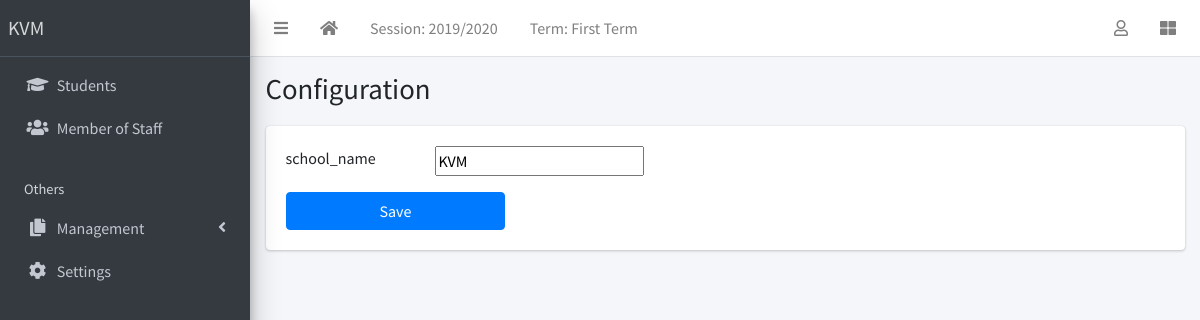
Screenshot of /site-config/ (signed in) with the database file from the repository.
### main/models.py (models this page shows, shortened)
class AcademicSession(models.Model):
  name = models.CharField(max_length=200, unique=True)
  current = models.BooleanField(default=False, null=True)
  class Meta:
    ordering = ['-name']

class AcademicTerm(models.Model):
  name = models.CharField(max_length=20, unique=True)
  current = models.BooleanField(default=False, null=True)
  class Meta:
    ordering = ['name']

class SiteConfig(models.Model):
  key = models.SlugField()
  value = models.CharField(max_length=200)

### main/views.py (the view)
# urls.py: path('site-config/', siteconfig_view, name='configs'),
@login_required
def siteconfig_view(request):
  if request.method == 'POST':
    form = SiteConfigForm(request.POST)
    if form.is_valid():
      form.save()
      messages.success(request, 'Configurations successfully updated')
      return HttpResponseRedirect('site-config')
  else:
    form = SiteConfigForm(queryset=SiteConfig.objects.all())
  context = {"formset": form, "title": "Configuration"}
  return render(request, 'corecode/siteconfig.html', context)

### main/context_processors.py (called while the page is built)
def site_defaults(request):
  current_session = AcademicSession.objects.get(current=True)
  current_term = AcademicTerm.objects.get(current=True)
  vals = SiteConfig.objects.all()
  contexts = {
      "current_session": current_session.name,
      "current_term": current_term.name
  }
  for val in vals:
    contexts[val.key] = val.value
  return contexts

### templates/corecode/siteconfig.html (shortened to what this page needs)
{% extends 'partial/base.html' %}
{% block title %}
  {{title}}
{% endblock title %}
{% block content %}
  <form method="POST">
    <div class="mb-3">
      {% for form in formset %}
      <div class="form-group row">
        <div class="col-2">{{ form.key.value}}</div>
        <div class="col-6">{{ form.value}}</div>
      </div>
      {% endfor %}
    </div>
    <input type="submit" value="Save" class="w-25 btn btn-primary">
  </form>
{% endblock content %}

### templates/partial/base.html (shortened to what this page needs)
{% load static %}
<!DOCTYPE html>
<html lang="en">
<head>
  <link rel="stylesheet" href="{% static 'plugins/fontawesome-free/css/all.min.css' %}">
  <link rel="stylesheet" href="{% static 'plugins/toastr/toastr.min.css' %}">
  <link rel="stylesheet"
    href="{% static 'plugins/overlayScrollbars/css/OverlayScrollbars.min.css' %}">
  <link rel="stylesheet" href="{% static 'plugins/Datatables/datatables.min.css' %}" />
  <link rel="stylesheet" href="{% static 'dist/css/adminlte.min.css' %}">
</head>
<body
  class="hold-transition sidebar-mini layout-fixed layout-navbar-fixed layout-footer-fixed">
  <div class="wrapper">
    <nav class="main-header navbar navbar-expand navbar-white navbar-light">
      <ul class="navbar-nav">
        <li class="nav-item">
          <a class="nav-link" data-widget="pushmenu" href="#" role="button"><i
              class="fas fa-bars"></i></a>
        </li>
        <li class="nav-item d-none d-sm-inline-block">
          <a href="{% url 'main:home' %} " class="nav-link"><i class="fa fa-home"></i></a>
        </li>
        <li class="nav-item d-none d-sm-inline-block">
          <a href="{% url 'main:session-list' %}" class="nav-link">Session: {{ current_session }}</a>
        </li>
        <li class="nav-item d-none d-sm-inline-block">
          <a href="{% url 'main:session-list' %}" class="nav-link">Term: {{ current_term }}</a>
        </li>
      </ul>
      <ul class="navbar-nav ml-auto">
        <li class="nav-item dropdown">
          <a class="nav-link" data-toggle="dropdown" href="#">
            <i class="far fa-user"></i>
          </a>
        </li>
        <li class="nav-item">
          <a class="nav-link" data-widget="control-sidebar" data-slide="true"
            href="#" role="button"><i class="fas fa-th-large"></i></a>
        </li>
      </ul>
    </nav>
    <aside class="main-sidebar sidebar-dark-primary elevation-4">
      <a href="{% url 'main:home' %}" class="brand-link">{{ school_name | default:"MySchool" }}</a>
      <div class="sidebar">
        <nav class="mt-2">
          <ul class="nav nav-pills nav-sidebar flex-column"
            data-widget="treeview" role="menu" data-accordion="false">
            <li class="nav-item">
              <a href="{% url 'main:student-list' %}" class="nav-link">
                <i class="nav-icon fas fa-graduation-cap"></i>
                <p>
                  Students
                </p>
              </a>
            </li>
            <li class="nav-item">
              <a href="{% url 'main:teacher-list' %}" class="nav-link">
                <i class="nav-icon fas fa-users"></i>
                <p>
                  Member of Staff
                </p>
              </a>
            </li>
            <li class="nav-header">Others</li>
            <li class="nav-item has-treeview">
              <a href="#" class="nav-link">
                <i class="nav-icon fas fa-copy"></i>
                <p>
                  Management
                  <i class="fas fa-angle-left right"></i>
                </p>
              </a>
            </li>
            <li class="nav-item">
              <a href="{% url 'main:configs' %}" class="nav-link">
                <i class="nav-icon fas fa-cog"></i>
                <p>
                  Settings
                </p>
              </a>
            </li>
          </ul>
        </nav>
      </div>
    </aside>
    <div class="content-wrapper">
      <section class="content-header">
        <div class="container-fluid">
          <div class="row mb-1">
            <div class="col-sm-8">
              <h1>{% block title %}{% endblock title %}</h1>
            </div>
            <div class="col-sm-4">
            </div>
          </div>
        </div>
      </section>
      <section class="content">
        <div class="container-fluid">
          <div class="row">
            <div class="col-md-12">
              {% block fullcard %}
              <div class="card">
                <div class="card-body">
                  <div class="row">
                    <div class="col">
                      {% block content %}
                      {% endblock content %}
                    </div>
                  </div>
                </div>
              </div>
              {% endblock fullcard %}
            </div>
          </div>
        </div>
      </section>
    </div>
  </div>
</body>
</html>

### rows the page displays
AcademicSession: name "2019/2020"
AcademicTerm: name "First Term"
SiteConfig: value "KVM", key.value "school_name"

### other values shown
{{ title }} "Configuration"
